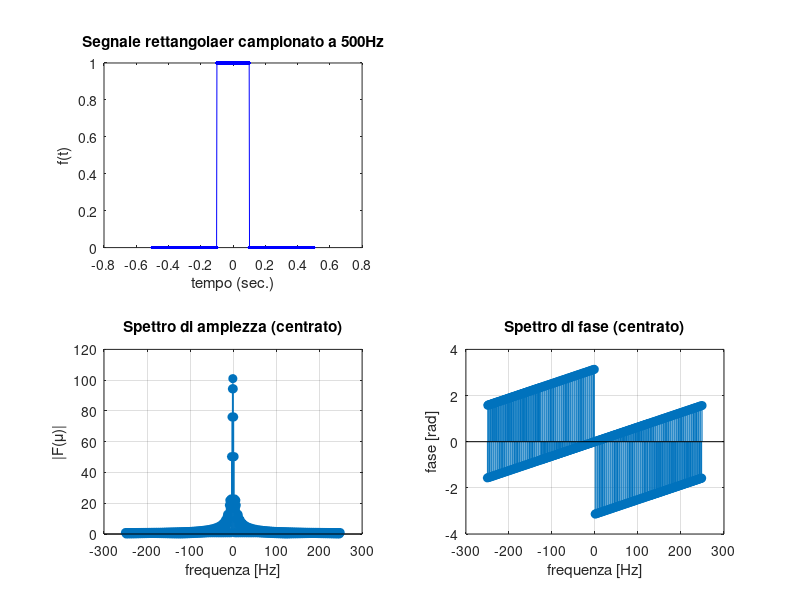
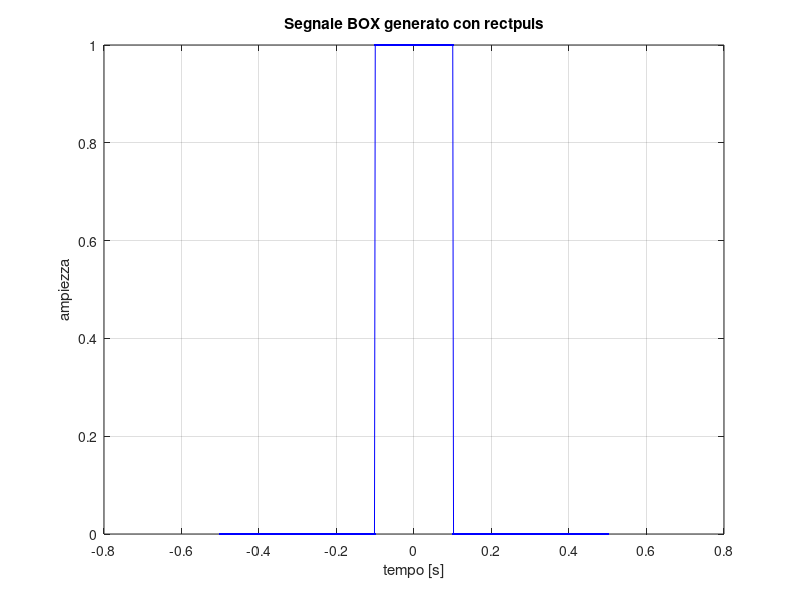

MATLAB code for these plots, in order:
%% Esercizio 1
% Analizzare tramite la Trasformata di Fourier Discreta  un segnale BOX
%   - Creare un'onda rettangolare di 1 secondo con una frequenza di 
%     campionamento di 500 Hz e una lunghezza di 0.2 s 
%     (funzione rectpuls – si veda l’help)
%   - Calcolare la DFT e visualizzarne lo spettro di ampiezza e di fase 
%     (con riordinamento)
%   - Controllare che il risultato ottenuto per lo spettro di ampiezza 
%     corrisponda a quanto spiegato in teoria
%
% (se si vuole): Provare ad effettuare la stessa analisi su un segnale audio 
% registrato direttamente in MATLAB, della durata di 4 secondi
% (si veda la seconda lezione)

% Funzione BoX

clear all
close all


%x1 = [ 1 1 1 1 1 1 1 1]; % segnale box
mu_s = 500;            % frequenza di campionamento (Hz)
dt = 1 / mu_s;         % passo temporale
t = -0.5 : dt : 0.5;   % 1 secondo totale: da -0.5 s a 0.5 s
N = length(t);  % numero di campioni


width = 0.2;           % durata del rettangolo (0.2 s)

f = rectpuls(t, width);

figure
subplot(221)
plot(t,f,'-b.','MarkerSize',9)
xlabel ('tempo (sec.)')
ylabel ('f(t)')
title('Segnale rettangolaer campionato a 500Hz');


F = fft(f);           % Fast Fourier Transform è l'implementazione della DFT
Fs_shift = fftshift(F);
mu_sampling = mu_s/N; % passo
%mu = 0:mu_sampling:mu_s-mu_sampling; % campioni nello spazio delle frequenze

% Eseguo operazione di centratura dello spettro e visualizzo spettro centrato
%Fs = fftshift(F); % centratura 
mu_max = mu_s/2;  % frequenza di Nyquist ? 
mu = -mu_max:mu_sampling:mu_max-mu_sampling; % nuovo vettore frequenze 

%% Spettro in ampiezza
subplot(223)
stem(mu, abs(Fs_shift), 'filled')
xlabel("frequenza [Hz]")
ylabel("|F(μ)|")
title("Spettro di ampiezza (centrato)")
grid on

%% Spettro di fase
subplot(224)
stem(mu, angle(Fs_shift), 'filled')
xlabel("frequenza [Hz]")
ylabel("fase [rad]")
title("Spettro di fase (centrato)")
grid on


% Fissare la frequenza di campionamento e la lunghezza del box
% Generare il vettore dei tempi: 
%    - 1 secondo di lunghezza, centrato nello zero
%    - il deltaT si ricava dalla frequenza di campionamento
% Utilizzare rectpuls
% 
% ...

%Freuenza campionamento
Fs = 500; 
dt = 1 / Fs;       % passo temporale

% vettore dei tempi lungo 1 secondo, centrato nello zero
t = -0.5 : dt : 0.5;

% larghezza del box
width = 0.2;

% generazione del segnale tramite rectpuls
f = rectpuls(t, width);

% grafico del segnale
figure
plot(t, f, '-b.')
xlabel('tempo [s]')
ylabel('ampiezza')
title('Segnale BOX generato con rectpuls')
grid on
